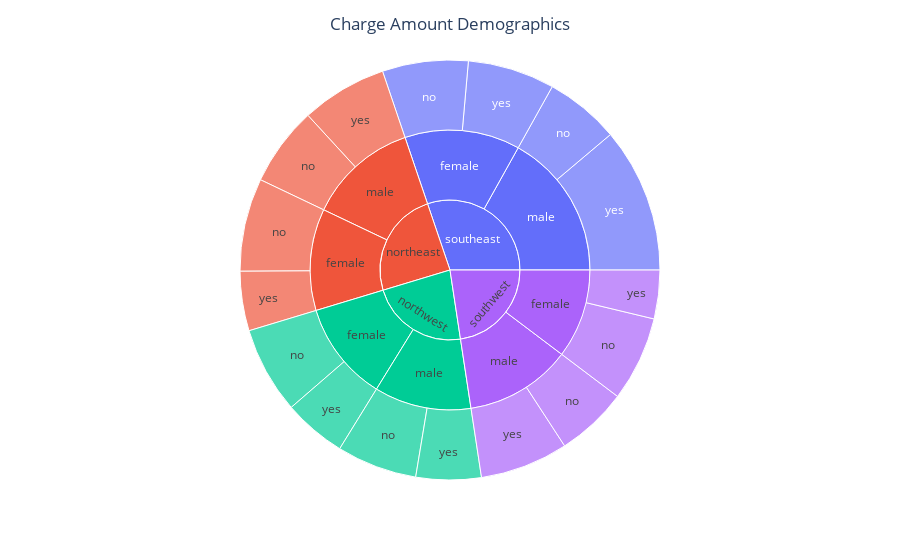

Notebook code for this chart:
### Markdown cell above
This visualization again shows the positive linear trend between age and charges. It also sheds some light on the differences between the distributions of males and females. Males seem to have a wider distribution of charges when compared to females.

### Code cell
fig = px.sunburst(
    data_frame = df_raw,
    path = ['region', 'sex', 'smoker'],
    values = 'charges'
)
fig.update_layout(title_text='Charge Amount Demographics', title_x=0.5)
fig.show()

### Figure 1 — Plotly figure (JSON) as saved in the notebook; plotly's stock layout.template omitted (floating-point values rounded to 4 significant figures)
{"data": [{"branchvalues": "total", "domain": {"x": [0, 1], "y": [0, 1]}, "hovertemplate": "labels=%{label}<br>charges=%{value}<br>parent=%{parent}<br>id=%{id}<extra></extra>", "ids": ["northeast/female/no", "northwest/female/no", "southeast/female/no", "southwest/female/no", "northeast/male/no", "northwest/male/no", "southeast/male/no", "southwest/male/no", "northeast/female/yes", "northwest/female/yes", "southeast/female/yes", "southwest/female/yes", "northeast/male/yes", "northwest/male/yes", "southeast/male/yes", "southwest/male/yes", "northeast/female", "northwest/female", "southeast/female", "southwest/female", "northeast/male", "northwest/male", "southeast/male", "southwest/male", "northeast", "northwest", "southeast", "southwest"], "labels": ["no", "no", "no", "no", "no", "no", "no", "no", "yes", "yes", "yes", "yes", "yes", "yes", "yes", "yes", "female", "female", "female", "female", "male", "male", "male", "male", "northeast", "northwest", "southeast", "southwest"], "name": "", "parents": ["northeast/female", "northwest/female", "southeast/female", "southwest/female", "northeast/male", "northwest/male", "southeast/male", "southwest/male", "northeast/female", "northwest/female", "southeast/female", "southwest/female", "northeast/male", "northwest/male", "southeast/male", "southwest/male", "northeast", "northwest", "southeast", "southwest", "northeast", "northwest", "southeast", "southwest", "", "", "", ""], "type": "sunburst", "values": [1273000.0, 1186000.0, 1173000.0, 1161000.0, 1083000.0, 1098000.0, 1020000.0, 980100.0, 812900.0, 860500.0, 1189000.0, 665400.0, 1175000.0, 890700.0, 1982000.0, 1206000.0, 2085000.0, 2047000.0, 2362000.0, 1826000.0, 2258000.0, 1989000.0, 3001000.0, 2186000.0, 4344000.0, 4036000.0, 5364000.0, 4013000.0]}], "layout": {"legend": {"tracegroupgap": 0}, "margin": {"t": 60}, "title": {"text": "Charge Amount Demographics", "x": 0.5}}}
